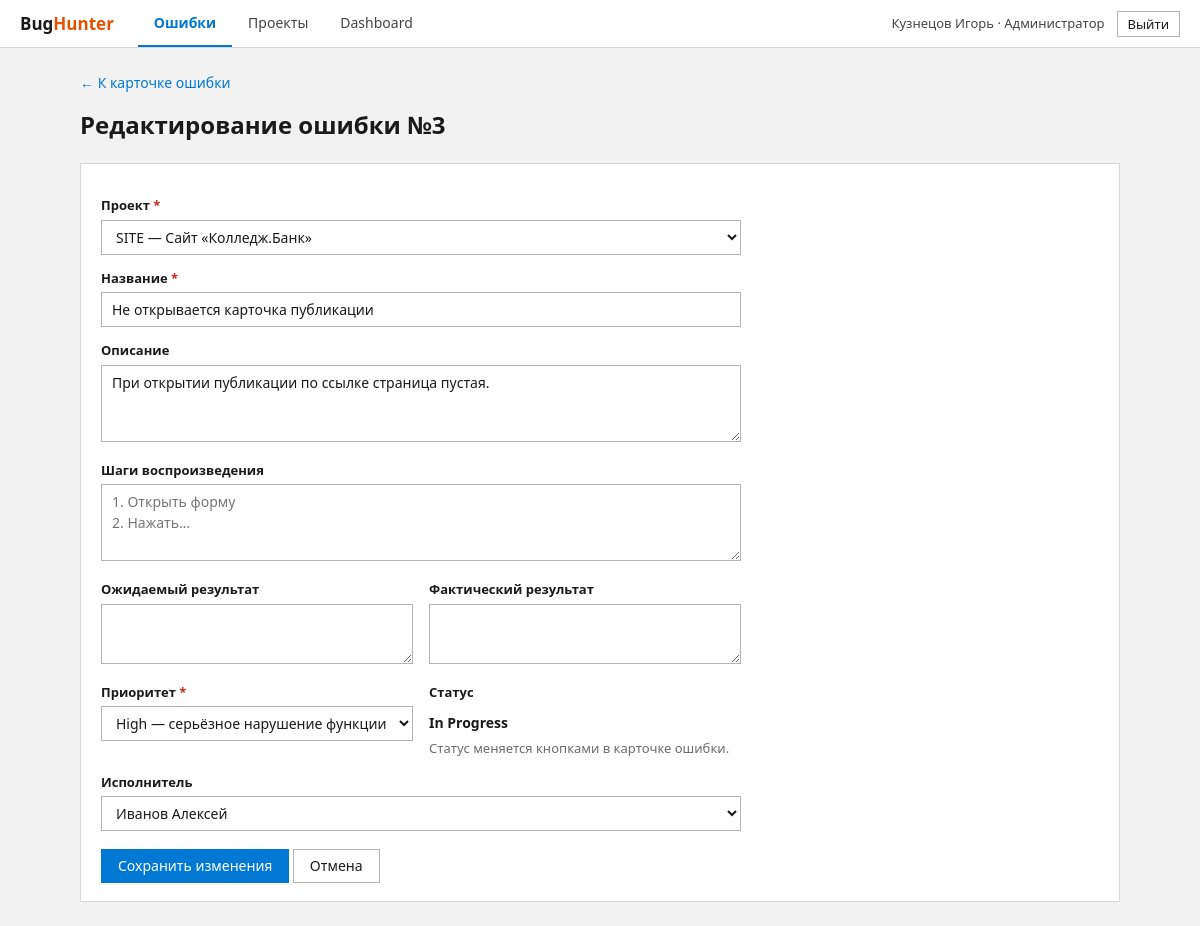
The app's page /bug_edit.php?id=3 (signed in), older data.
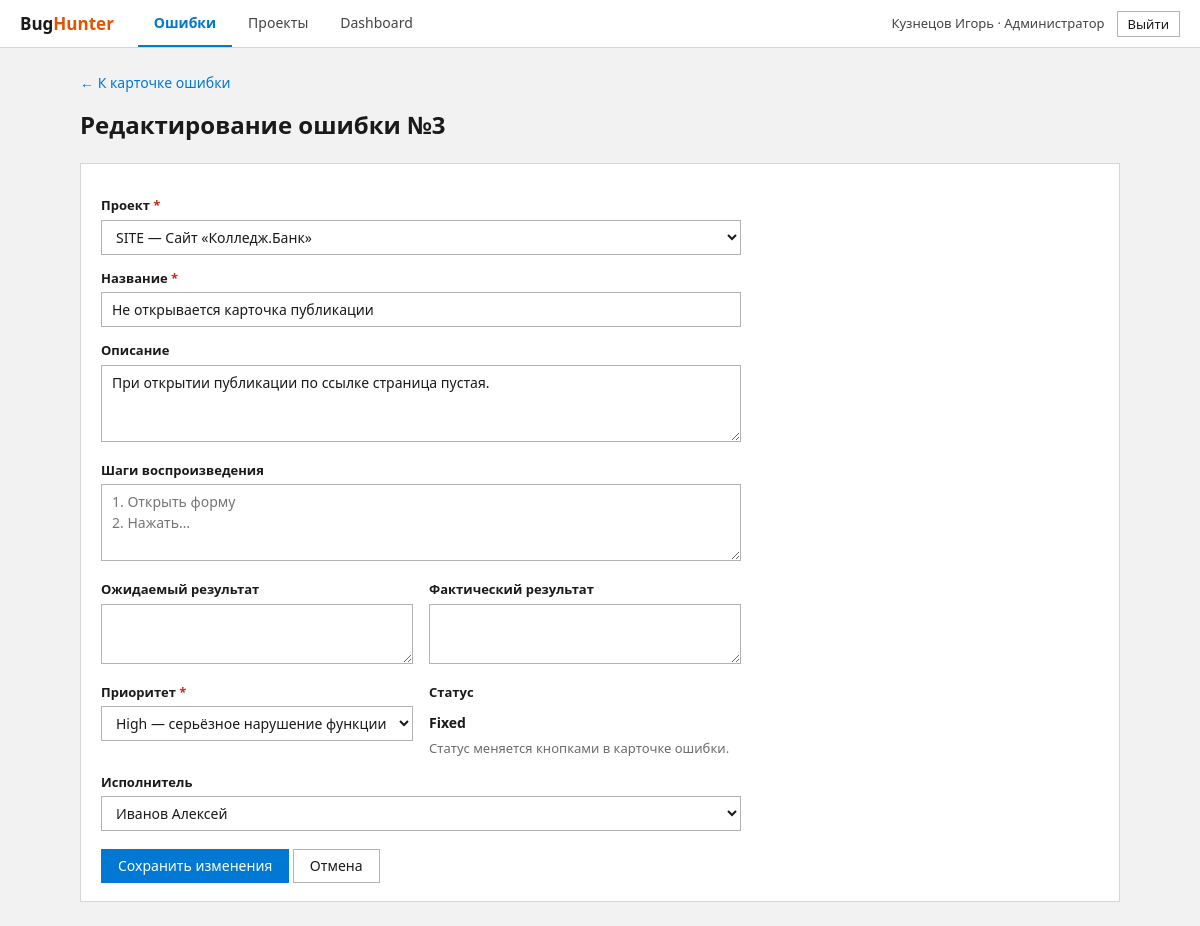
The same page, newer data.
### tables this page shows
CREATE TABLE bugs (
    bug_id          INTEGER PRIMARY KEY AUTOINCREMENT,
    project_id      INTEGER NOT NULL REFERENCES projects (project_id),
    author_id       INTEGER NOT NULL REFERENCES users (user_id),
    assignee_id     INTEGER REFERENCES users (user_id) ON DELETE SET NULL,
    title           TEXT    NOT NULL CHECK (length(trim(title)) > 0),
    description     TEXT    NOT NULL DEFAULT '',
    steps           TEXT    NOT NULL DEFAULT '',
    expected_result TEXT    NOT NULL DEFAULT '',
    actual_result   TEXT    NOT NULL DEFAULT '',
    priority        TEXT    NOT NULL DEFAULT 'Medium' CHECK (priority IN ('Critical', 'High', 'Medium', 'Low')),
    status          TEXT    NOT NULL DEFAULT 'New' CHECK (status IN ('New', 'Review', 'Confirmed', 'In Progress', 'Fixed', 'Closed', 'Rejected')),
    created_at      TEXT    NOT NULL DEFAULT CURRENT_TIMESTAMP
);

CREATE TABLE projects (
    project_id  INTEGER PRIMARY KEY AUTOINCREMENT,
    code        TEXT    NOT NULL UNIQUE CHECK (length(code) BETWEEN 2 AND 10),
    name        TEXT    NOT NULL,
    lead_id     INTEGER REFERENCES users (user_id) ON DELETE SET NULL,
    created_at  TEXT    NOT NULL DEFAULT CURRENT_TIMESTAMP,
    owner_id    INTEGER REFERENCES users (user_id),
    description TEXT    NOT NULL DEFAULT ''
);

CREATE TABLE users (
    user_id       INTEGER PRIMARY KEY AUTOINCREMENT,
    full_name     TEXT    NOT NULL,
    email         TEXT    NOT NULL UNIQUE,
    password_hash TEXT    NOT NULL,
    role          TEXT    NOT NULL CHECK (role IN ('customer', 'tester', 'developer', 'admin')),
    created_at    TEXT    NOT NULL DEFAULT CURRENT_TIMESTAMP
);

### config/database.php (called while the page is built, shortened)
<?php
function getPdo(): PDO
{
    static $pdo = null;
    if ($pdo === null) {
        $pdo = new PDO('sqlite:' . DB_PATH, null, null, [
            PDO::ATTR_ERRMODE            => PDO::ERRMODE_EXCEPTION,
            PDO::ATTR_DEFAULT_FETCH_MODE => PDO::FETCH_ASSOC,
        ]);
        $pdo->exec('PRAGMA foreign_keys = ON');
    }
    return $pdo;
}

### bugs_lib.php (the view, shortened to what this page needs)
<?php
function findBug(int $id): ?array
{
    $stmt = getPdo()->prepare(
        'SELECT b.*, p.code AS project_code, p.name AS project_name,
                a.full_name AS author_name, s.full_name AS assignee_name
         FROM bugs b
         JOIN projects p   ON p.project_id = b.project_id
         JOIN users a      ON a.user_id = b.author_id
         LEFT JOIN users s ON s.user_id = b.assignee_id
         WHERE b.bug_id = ?'
    );
    $stmt->execute([$id]);
    $bug = $stmt->fetch();
    return $bug ?: null;
}
function bugFromRequest(): array
{
    $id = filter_input(INPUT_GET, 'id', FILTER_VALIDATE_INT, ['options' => ['min_range' => 1]]);
    $bug = findBug((int) $id);
    return $bug;
}
function allProjects(): array
{
    return getPdo()->query('SELECT project_id, code, name FROM projects ORDER BY code')->fetchAll();
}
function assignableUsers(): array
{
    return getPdo()->query(
        "SELECT user_id, full_name FROM users WHERE role IN ('developer', 'admin') ORDER BY full_name"
    )->fetchAll();
}
function bugForm(string $action, array $d, string $button, bool $isEdit): void
{
    $projects = allProjects();
    ?>
<form class="form" method="POST" action="<?= h($action) ?>">
    <label for="project_id">Проект <span class="req">*</span></label>
    <select id="project_id" name="project_id" required>
        <?php foreach ($projects as $p): ?>
            <option value="<?= (int) $p['project_id'] ?>" <?= (string) $p['project_id'] === (string) $d['project_id'] ? 'selected' : '' ?>>
                <?= h($p['code'] . ' — ' . $p['name']) ?>
            </option>
        <?php endforeach; ?>
    </select>
    <label for="title">Название <span class="req">*</span></label>
    <input id="title" type="text" name="title" value="<?= h($d['title']) ?>" maxlength="200" required
           placeholder="Например: Ошибка входа без пароля">
    <label for="description">Описание</label>
    <textarea id="description" name="description" rows="3" maxlength="2000"><?= h($d['description']) ?></textarea>
    <label for="steps">Шаги воспроизведения</label>
    <textarea id="steps" name="steps" rows="3" maxlength="2000" placeholder="1. Открыть форму&#10;2. Нажать…"><?= h($d['steps']) ?></textarea>
    <div class="row">
        <div>
            <label for="expected_result">Ожидаемый результат</label>
            <textarea id="expected_result" name="expected_result" rows="2" maxlength="2000"><?= h($d['expected_result']) ?></textarea>
        </div>
        <div>
            <label for="actual_result">Фактический результат</label>
            <textarea id="actual_result" name="actual_result" rows="2" maxlength="2000"><?= h($d['actual_result']) ?></textarea>
        </div>
    </div>
    <div class="row">
        <div>
            <label for="priority">Приоритет <span class="req">*</span></label>
            <select id="priority" name="priority" required>
                <?php foreach (PRIORITIES as $value => $title): ?>
                    <option value="<?= h($value) ?>" <?= $d['priority'] === $value ? 'selected' : '' ?>><?= h($title) ?></option>
                <?php endforeach; ?>
            </select>
        </div>
        <?php if ($isEdit): ?>
        <div>
            <label>Статус</label>
            <div style="padding:6px 0"><b><?= h($d['status']) ?></b></div>
            <div class="muted">Статус меняется кнопками в карточке ошибки.</div>
        </div>
        <?php endif; ?>
    </div>
    <?php if ($isEdit): ?>
    <label for="assignee_id">Исполнитель</label>
    <select id="assignee_id" name="assignee_id">
        <?php foreach (assignableUsers() as $u): ?>
            <option value="<?= (int) $u['user_id'] ?>" <?= (string) $u['user_id'] === (string) $d['assignee_id'] ? 'selected' : '' ?>><?= h($u['full_name']) ?></option>
        <?php endforeach; ?>
    </select>
    <?php endif; ?>
    <button type="submit"><?= h($button) ?></button>
    <a class="btn btn-light" href="bugs.php" style="margin-top:18px">Отмена</a>
</form>
<?php
}

### bug_edit.php (shortened to what this page needs)
<?php
require __DIR__ . '/bugs_lib.php';
$bug = bugFromRequest();
$id = (int) $bug['bug_id'];
$d = [
    'project_id' => (string) $bug['project_id'], 'title' => $bug['title'], 'description' => $bug['description'],
    'steps' => $bug['steps'], 'expected_result' => $bug['expected_result'], 'actual_result' => $bug['actual_result'],
    'priority' => $bug['priority'], 'status' => $bug['status'], 'assignee_id' => (string) ($bug['assignee_id'] ?? ''),
];
?>
<p class="links"><a href="bug_view.php?id=<?= $id ?>">← К карточке ошибки</a></p>
<div class="page-head"><h1>Редактирование ошибки №<?= $id ?></h1></div>
<div class="card">
    <?php bugForm('bug_edit.php?id=' . $id, $d, 'Сохранить изменения', true); ?>
</div>

Row changes from the older to the newer data that the page shows:
changed bugs "Не открывается карточка публикации": status "In Progress" → "Fixed"
